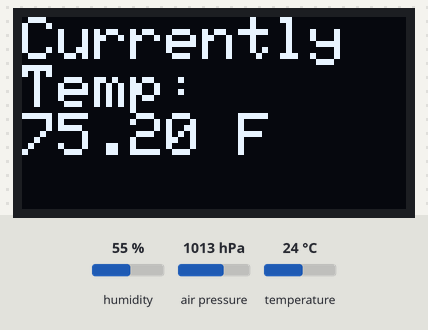
This sketch was run on a simulated ESP8266 (NodeMCU). On the bench: 128×64 one-colour display. The inputs (shaded band) are chosen by the test bench; at power-on: humidity 55 %, air pressure 1013 hPa, temperature 24 °C. The display library's start-up logo is not drawn; a WiFi scan finds three made-up networks; what the sketch prints to the serial monitor is not drawn.

Above: at 5.8 s.
5.9 s: humidity set to 22 %
At 7.0 s:
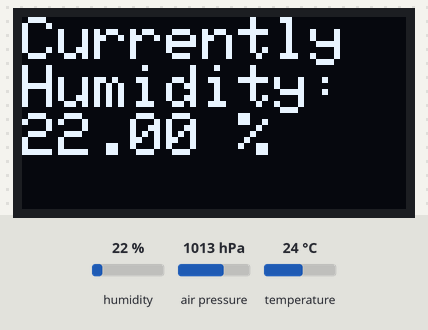
14.8 s: air pressure set to 952 hPa
At 16.2 s:
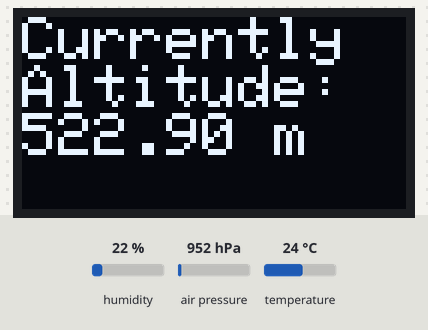
20.9 s: temperature set to 12 °C
At 27.0 s:
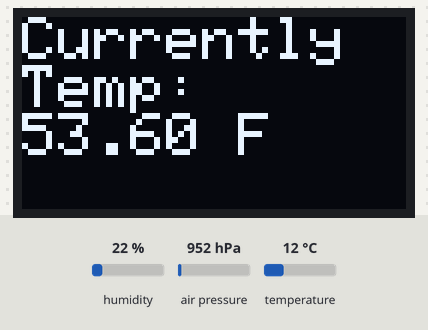
29.1 s: humidity set to 40 %
At 35.5 s:
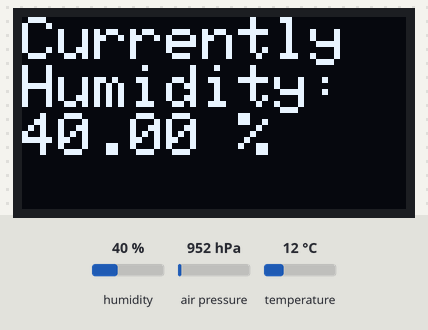
Timing chart, 0 to 37.0 s (numbered marks = the images above; inputs shaded):
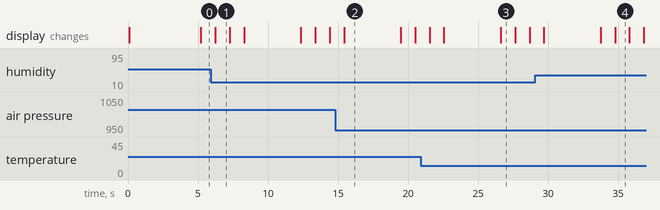

Measured:
- what the display in image 1 shows lasts 1.1 s, from 6.2 s to 7.3 s
- what the display in image 2 shows lasts 4.1 s, from 15.4 s to 19.5 s

The sketch:

WiFiScanTempDisplay.ino
```cpp
/*
 *  This sketch is for initial testing of the ESP8266.
 *  including WiFi testing and I2C devices (BME280 and SSD1306)
 */
#include "ESP8266WiFi.h"
#include <Adafruit_BME280.h>

#include <Adafruit_GFX.h>
#include <Adafruit_SSD1306.h>
#define SEALEVELPRESSURE_HPA (1013.25)

#define OLED_RESET 3
Adafruit_SSD1306 display(OLED_RESET);


Adafruit_BME280 bme; // I2C


void setup() {
  Serial.begin(115200);

  // Set WiFi to station mode and disconnect from an AP if it was previously connected
  WiFi.mode(WIFI_STA);
  WiFi.disconnect();
  delay(100);

    if (!bme.begin()) {
      Serial.println("Could not find a valid BME280 sensor, check wiring!");
      Serial.print("Looking for BME280 at:");
      Serial.println(bme.readi2caddr());
      Serial.print("SDA: ");
      Serial.print(SDA);
      Serial.print("   SCL: ");
      Serial.println(SCL);
    while (1);
    }

  // by default, we'll generate the high voltage from the 3.3v line internally! (neat!)
  display.begin(SSD1306_SWITCHCAPVCC, 0x3C);  // initialize with the I2C addr 0x3D (for the 128x64)
  // init done

  // Show image buffer on the display hardware.
  // Since the buffer is intialized with an Adafruit splashscreen
  // internally, this will display the splashscreen.
  display.display();
  delay(2000);
  // Clear the buffer.
  display.clearDisplay();

  Serial.println("Setup done");
}

void loop() {

  Serial.println("scan start");

  // WiFi.scanNetworks will return the number of networks found
  int n = WiFi.scanNetworks();
  Serial.println("scan done");
  if (n == 0)
    Serial.println("no networks found");
  else
  {
    Serial.print(n);
    Serial.println(" networks found");
    for (int i = 0; i < n; ++i)
    {
      // Print SSID and RSSI for each network found
      Serial.print(i + 1);
      Serial.print(": ");
      Serial.print(WiFi.SSID(i));
      Serial.print(" (");
      Serial.print(WiFi.RSSI(i));
      Serial.print(")");
      Serial.println((WiFi.encryptionType(i) == ENC_TYPE_NONE)?" ":"*");
      delay(10);
    }
  }
  Serial.println("");


  // Wait a bit before scanning again
  delay(1000);

  displayHeader();
  displayTemp();
  delay(1000);
  display.clearDisplay();

  displayHeader();
  displayHumidity();
  delay(1000);
  display.clearDisplay();

  displayHeader();
  displayPressure();
  delay(1000);
  display.clearDisplay();

  displayHeader();
  displayAltitude();
  delay(1000);
  display.clearDisplay();

}

void displayHeader()
{
  display.setCursor(0,0);
  display.setTextSize(2);
  display.setTextColor(WHITE);
  display.println("Currently");
}

void displayTemp()
{
  float degreesF;

  display.println("Temp: ");
  degreesF = (bme.readTemperature()* 9)/ 5 + 32;
  display.print(degreesF);
  display.println(" F");

  display.display();
}

void displayPressure()
{
  display.println("Pressure: ");
  display.print(bme.readPressure() / 100.0F);
  display.println(" hPa");

  display.display();
}

void displayHumidity()
{
  display.println("Humidity: ");
  display.print(bme.readHumidity());
  display.println(" %");

  display.display();
}

void displayAltitude()
{
    display.println("Altitude: ");
    display.print(bme.readAltitude(SEALEVELPRESSURE_HPA));
    display.println(" m");

    display.display();
}
```
